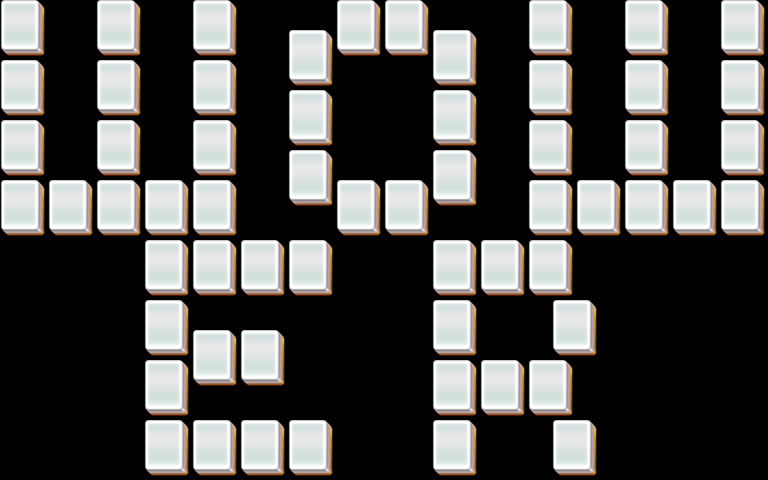

The image is a tile-based game level rendered from a .tmx file. Its description and source (layers, tilesets, objects; grid data summarised) follow:
An orthogonal 32x16 tile map with 24x30 px tiles, 3 tile layers (layer1, layer2, layer3).

<map version="1.0" orientation="orthogonal" width="32" height="16" tilewidth="24" tileheight="30">
 <properties>
  <property name="species" value="25" />
 </properties>
 <tileset firstgid="1" name="mahjong" tilewidth="48" tileheight="60">
  <image source="mahjong.png" />
 </tileset>
 <layer name="layer1" width="32" height="16">
  <data>[512 cells, 60 non-empty, 1 distinct tile ids]</data>
 </layer>
 <layer name="layer2" width="32" height="16">
  <data>[512 cells, 60 non-empty, 1 distinct tile ids]</data>
 </layer>
 <layer name="layer3" width="32" height="16">
  <data>[512 cells, 60 non-empty, 1 distinct tile ids]</data>
 </layer>
</map>
